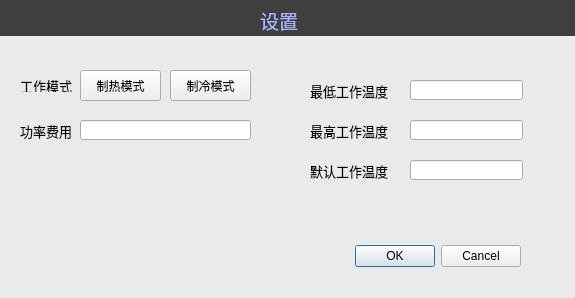
<?xml version="1.0" encoding="UTF-8"?>
<ui version="4.0">
 <class>Setting</class>
 <widget class="QDialog" name="Setting">
  <property name="geometry">
   <rect>
    <x>0</x>
    <y>0</y>
    <width>575</width>
    <height>298</height>
   </rect>
  </property>
  <property name="windowTitle">
   <string>Dialog</string>
  </property>
  <property name="layoutDirection">
   <enum>Qt::LeftToRight</enum>
  </property>
  <widget class="QDialogButtonBox" name="buttonBox">
   <property name="geometry">
    <rect>
     <x>180</x>
     <y>240</y>
     <width>341</width>
     <height>32</height>
    </rect>
   </property>
   <property name="orientation">
    <enum>Qt::Horizontal</enum>
   </property>
   <property name="standardButtons">
    <set>QDialogButtonBox::Cancel|QDialogButtonBox::Ok</set>
   </property>
  </widget>
  <widget class="QLabel" name="label">
   <property name="geometry">
    <rect>
     <x>0</x>
     <y>-5</y>
     <width>581</width>
     <height>41</height>
    </rect>
   </property>
   <property name="styleSheet">
    <string notr="true">background-color: rgb(63, 63, 63);</string>
   </property>
   <property name="text">
    <string/>
   </property>
  </widget>
  <widget class="QLabel" name="labelTitle">
   <property name="geometry">
    <rect>
     <x>260</x>
     <y>10</y>
     <width>41</width>
     <height>21</height>
    </rect>
   </property>
   <property name="font">
    <font>
     <family>等线</family>
     <pointsize>14</pointsize>
    </font>
   </property>
   <property name="styleSheet">
    <string notr="true">color: rgb(171, 177, 255);</string>
   </property>
   <property name="text">
    <string>设置</string>
   </property>
  </widget>
  <widget class="QLabel" name="labelMode">
   <property name="geometry">
    <rect>
     <x>20</x>
     <y>80</y>
     <width>54</width>
     <height>12</height>
    </rect>
   </property>
   <property name="font">
    <font>
     <family>Adobe Arabic</family>
     <pointsize>10</pointsize>
    </font>
   </property>
   <property name="text">
    <string>工作模式</string>
   </property>
  </widget>
  <widget class="QPushButton" name="buttonHot">
   <property name="geometry">
    <rect>
     <x>80</x>
     <y>70</y>
     <width>81</width>
     <height>31</height>
    </rect>
   </property>
   <property name="text">
    <string>制热模式</string>
   </property>
  </widget>
  <widget class="QPushButton" name="buttonCold">
   <property name="geometry">
    <rect>
     <x>170</x>
     <y>70</y>
     <width>81</width>
     <height>31</height>
    </rect>
   </property>
   <property name="text">
    <string>制冷模式</string>
   </property>
  </widget>
  <widget class="QLabel" name="labelCost">
   <property name="geometry">
    <rect>
     <x>20</x>
     <y>120</y>
     <width>54</width>
     <height>21</height>
    </rect>
   </property>
   <property name="font">
    <font>
     <family>Adobe Arabic</family>
     <pointsize>10</pointsize>
    </font>
   </property>
   <property name="text">
    <string>功率费用</string>
   </property>
  </widget>
  <widget class="QLineEdit" name="lineEditCost">
   <property name="geometry">
    <rect>
     <x>80</x>
     <y>120</y>
     <width>171</width>
     <height>20</height>
    </rect>
   </property>
  </widget>
  <widget class="QLabel" name="labelHigh">
   <property name="geometry">
    <rect>
     <x>310</x>
     <y>80</y>
     <width>81</width>
     <height>21</height>
    </rect>
   </property>
   <property name="font">
    <font>
     <family>Adobe Arabic</family>
     <pointsize>10</pointsize>
    </font>
   </property>
   <property name="text">
    <string>最低工作温度</string>
   </property>
  </widget>
  <widget class="QLabel" name="labelMiddle">
   <property name="geometry">
    <rect>
     <x>310</x>
     <y>120</y>
     <width>81</width>
     <height>21</height>
    </rect>
   </property>
   <property name="font">
    <font>
     <family>Adobe Arabic</family>
     <pointsize>10</pointsize>
    </font>
   </property>
   <property name="text">
    <string>最高工作温度</string>
   </property>
  </widget>
  <widget class="QLabel" name="labelLow">
   <property name="geometry">
    <rect>
     <x>310</x>
     <y>160</y>
     <width>81</width>
     <height>21</height>
    </rect>
   </property>
   <property name="font">
    <font>
     <family>Adobe Arabic</family>
     <pointsize>10</pointsize>
    </font>
   </property>
   <property name="text">
    <string>默认工作温度</string>
   </property>
  </widget>
  <widget class="QLineEdit" name="lineEditLow">
   <property name="geometry">
    <rect>
     <x>410</x>
     <y>80</y>
     <width>113</width>
     <height>20</height>
    </rect>
   </property>
  </widget>
  <widget class="QLineEdit" name="lineEditHigh">
   <property name="geometry">
    <rect>
     <x>410</x>
     <y>120</y>
     <width>113</width>
     <height>20</height>
    </rect>
   </property>
  </widget>
  <widget class="QLineEdit" name="lineEditDef">
   <property name="geometry">
    <rect>
     <x>410</x>
     <y>160</y>
     <width>113</width>
     <height>20</height>
    </rect>
   </property>
  </widget>
  <widget class="QLabel" name="label_2">
   <property name="geometry">
    <rect>
     <x>0</x>
     <y>40</y>
     <width>581</width>
     <height>261</height>
    </rect>
   </property>
   <property name="styleSheet">
    <string notr="true">background-color: rgb(234,234,234);</string>
   </property>
   <property name="text">
    <string/>
   </property>
  </widget>
  <zorder>label_2</zorder>
  <zorder>buttonBox</zorder>
  <zorder>label</zorder>
  <zorder>labelTitle</zorder>
  <zorder>labelMode</zorder>
  <zorder>buttonHot</zorder>
  <zorder>buttonCold</zorder>
  <zorder>labelCost</zorder>
  <zorder>lineEditCost</zorder>
  <zorder>labelHigh</zorder>
  <zorder>labelMiddle</zorder>
  <zorder>labelLow</zorder>
  <zorder>lineEditLow</zorder>
  <zorder>lineEditHigh</zorder>
  <zorder>lineEditDef</zorder>
 </widget>
 <resources/>
 <connections>
  <connection>
   <sender>buttonBox</sender>
   <signal>accepted()</signal>
   <receiver>Setting</receiver>
   <slot>accept()</slot>
   <hints>
    <hint type="sourcelabel">
     <x>248</x>
     <y>254</y>
    </hint>
    <hint type="destinationlabel">
     <x>157</x>
     <y>274</y>
    </hint>
   </hints>
  </connection>
  <connection>
   <sender>buttonBox</sender>
   <signal>rejected()</signal>
   <receiver>Setting</receiver>
   <slot>reject()</slot>
   <hints>
    <hint type="sourcelabel">
     <x>316</x>
     <y>260</y>
    </hint>
    <hint type="destinationlabel">
     <x>286</x>
     <y>274</y>
    </hint>
   </hints>
  </connection>
 </connections>
</ui>
